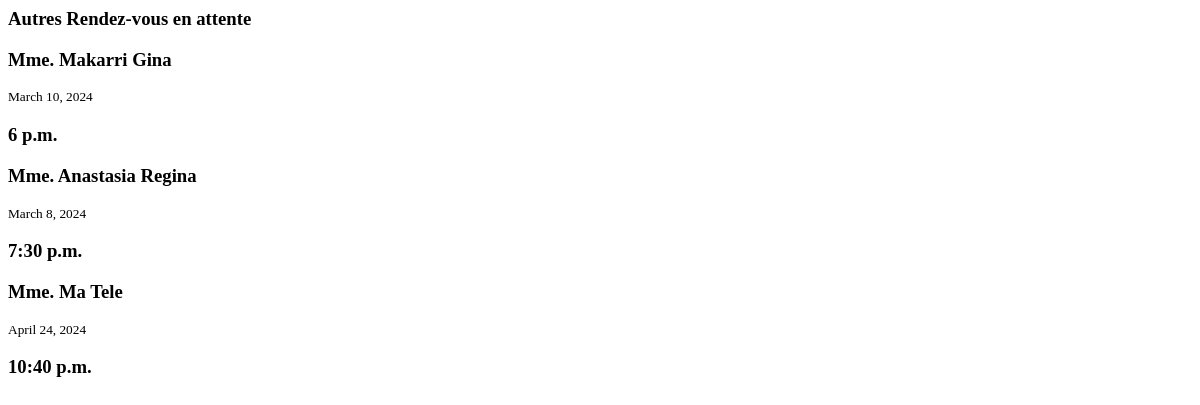
Before: /appointments/pending/ (signed in) with the older database file.
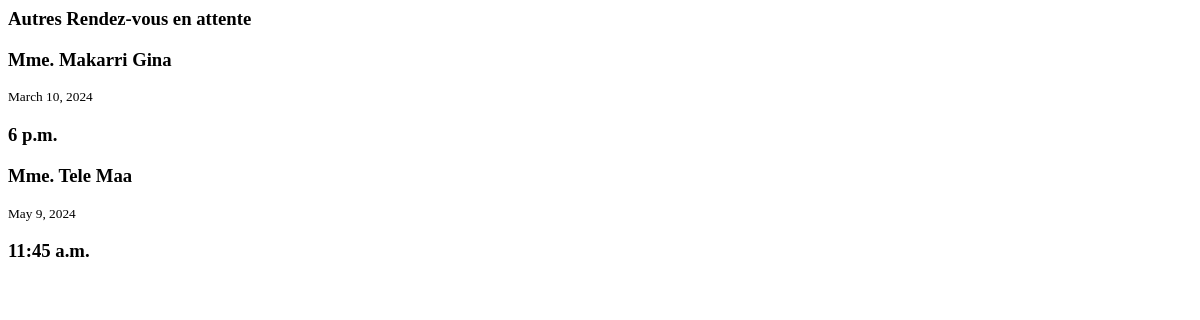
After: the same page with the newer database file.
### base/models.py (models this page shows, shortened)
class Appointment(models.Model):
    host = models.ForeignKey(CustomUser, on_delete=models.CASCADE)
    first_name = models.CharField(max_length=255)
    last_name = models.CharField(max_length=255)
    email = models.EmailField(max_length=255, null=True, blank=True)
    phone = models.CharField(max_length=255, blank=True, null=True)
    observations = models.TextField(blank=True, null=True)
    sex = models.CharField(max_length=50, choices=genders)
    context = models.CharField(
        max_length=50, choices=context_types, default='professional')
    nationality = models.CharField(
        max_length=255, default='', null=True, blank=True)
    date = models.DateField(default=date.today)
    time = models.TimeField()
    started_at = models.TimeField(default=timezone.now)
    ended_at = models.TimeField(null=True, blank=True)
    departed_at = models.TimeField(null=True, blank=True)
    id_document = models.CharField(
        max_length=50, choices=id_types, null=True, blank=True)
    id_number = models.CharField(max_length=50, null=True, blank=True)
    status = models.ForeignKey(Status, default=1, on_delete=models.CASCADE)
    is_accepted = models.BooleanField(default=False)
    is_cancelled = models.BooleanField(default=False)
    is_finished = models.BooleanField(default=False)
    is_missed = models.BooleanField(default=False)
    is_vip = models.BooleanField(default=False)
    signature = models.ImageField(
        upload_to='signatures/', null=True, blank=True)

### base/views.py (the view)
# urls.py: path('appointments/pending/', pending_appointments, name='pending_appointments'),
@login_required(login_url='login')
def pending_appointments(req):
    appointments = Appointment.objects.filter(status=1).exclude(is_vip=True)
    context = {"appointments": appointments}
    return render(req, 'base/partials/appointments/pending.html', context)

### base/utils.py (called while the page is built)
def h_encode(id):
    return hashids.encode(id)

    def to_url(self, value):
        return h_encode(value)

### base/templates/base/partials/appointments/pending.html
{% if not appointments %}
<div
  class="bg-gray-100 p-8 rounded-lg flex flex-col justify-center items-center gap-2 text-center m-auto"
>
  <i class="fa-solid fa-folder-open text-3xl text-gray-300"></i>
  <p class="text-sm">Aucun autre rendez-vous en attente</p>
</div>
{% else %}
<h3 class="mb-2 text-black text-sm">Autres Rendez-vous en attente</h3>
<div class="mb-4 grid md:grid-cols-2 lg:grid-cols-3 xl:grid-cols-4 gap-4">
  {% for obj in appointments %}
  <div
    hx-get="{% url 'appointment_alt' obj.id %}"
    hx-target="#basic_dialog"
    class="p-4 h-full border hover:bg-white hover:shadow-md rounded-md text-sm"
  >
    <h3 class="font-bold text-black">
      {% if obj.sex == 'male' %} M. {% else %} Mme. {% endif %}
      {{obj.last_name}} {{obj.first_name}}
    </h3>
    <small class="">{{obj.date}}</small>
    <h3 class="">{{obj.time}}</h3>
  </div>
  {% endfor %}
</div>
{% endif %}

Changed rows visible on the page:
removed Appointment: sex "Mme.", last_name "Anastasia", first_name "Regina", date "March 8, 2024", time "7:30 p.m."
removed Appointment: sex "Mme.", last_name "Ma", first_name "Tele", date "April 24, 2024", time "10:40 p.m."
added Appointment: sex "Mme.", last_name "Tele", first_name "Maa", date "May 9, 2024", time "11:45 a.m."
